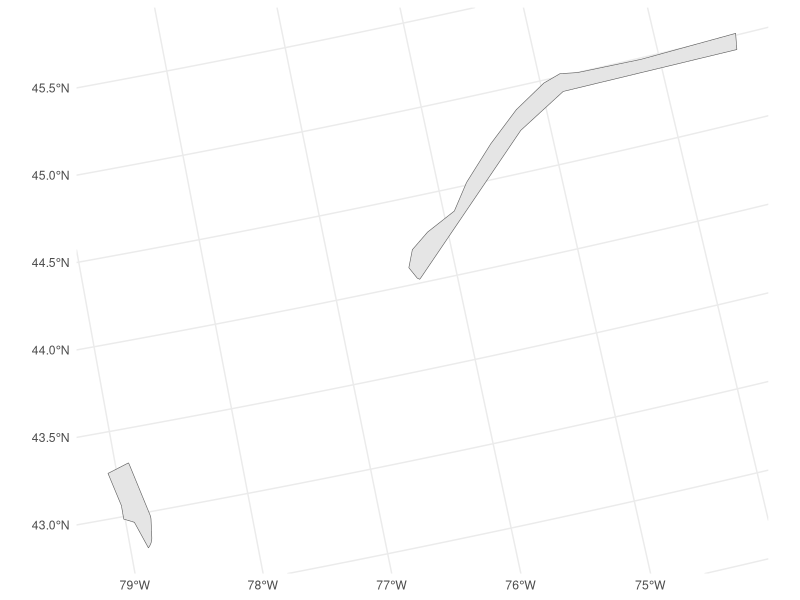

R code for this plot:
library(spData)
library(sf)
library(tidyverse)
# library(units) #this one is optional, but can help with unit conversions.

#load 'world' data from spData package
data(world)  
# load 'states' boundaries from spData package
data(us_states)

albers_proj <- "+proj=aea +lat_1=29.5 +lat_2=45.5 +lat_0=37.5 +lon_0=-96 +x_0=0 +y_0=0 +ellps=GRS80 +datum=NAD83 +units=m +no_defs"
canada <- world[world$name_long == "Canada", ] %>% st_transform(crs = albers_proj)
new_york <- us_states[us_states$NAME == "New York", ] %>% st_transform(crs = albers_proj)

canada_buffer <- st_buffer(canada, dist = 10000)  # Buffer by 10km
border_area <- st_intersection(canada_buffer, new_york)

area_sqm <- st_area(border_area)  # Area in square meters
area_sqkm <- area_sqm / 1e6  # Convert to square kilometers
print(area_sqkm)

ggplot() +
  geom_sf(data = border_area) +
  theme_minimal()
